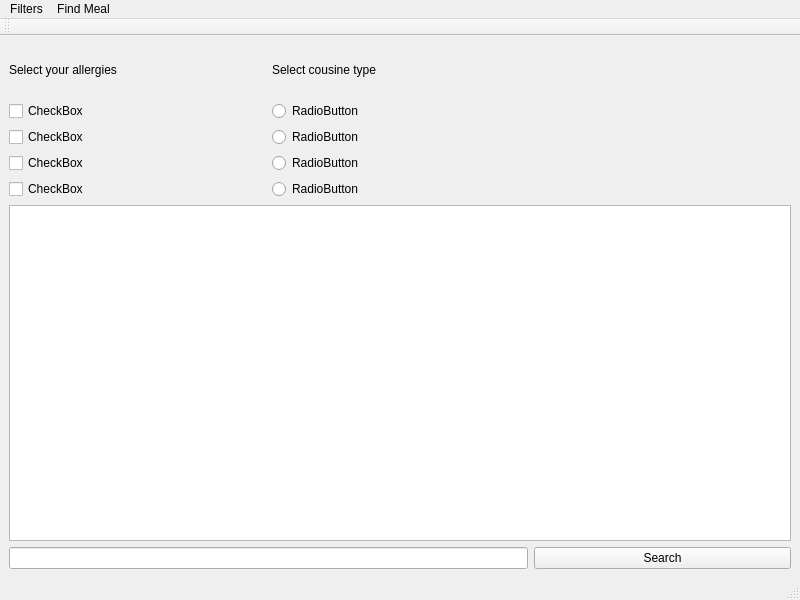
<?xml version="1.0" encoding="UTF-8"?>
<ui version="4.0">
 <class>MainWindow</class>
 <widget class="QMainWindow" name="MainWindow">
  <property name="geometry">
   <rect>
    <x>0</x>
    <y>0</y>
    <width>800</width>
    <height>600</height>
   </rect>
  </property>
  <property name="windowTitle">
   <string>MainWindow</string>
  </property>
  <widget class="QWidget" name="centralwidget">
   <layout class="QGridLayout" name="gridLayout">
    <item row="0" column="0">
     <layout class="QVBoxLayout" name="verticalLayout_2">
      <item>
       <widget class="QLabel" name="label">
        <property name="maximumSize">
         <size>
          <width>16777215</width>
          <height>50</height>
         </size>
        </property>
        <property name="text">
         <string>Select your allergies</string>
        </property>
       </widget>
      </item>
      <item>
       <widget class="QCheckBox" name="checkBox_4">
        <property name="text">
         <string>CheckBox</string>
        </property>
       </widget>
      </item>
      <item>
       <widget class="QCheckBox" name="checkBox_2">
        <property name="text">
         <string>CheckBox</string>
        </property>
       </widget>
      </item>
      <item>
       <widget class="QCheckBox" name="checkBox_3">
        <property name="text">
         <string>CheckBox</string>
        </property>
       </widget>
      </item>
      <item>
       <widget class="QCheckBox" name="checkBox">
        <property name="text">
         <string>CheckBox</string>
        </property>
       </widget>
      </item>
     </layout>
    </item>
    <item row="0" column="1" colspan="2">
     <layout class="QVBoxLayout" name="verticalLayout_3">
      <item>
       <widget class="QLabel" name="label_2">
        <property name="minimumSize">
         <size>
          <width>0</width>
          <height>50</height>
         </size>
        </property>
        <property name="maximumSize">
         <size>
          <width>16777215</width>
          <height>50</height>
         </size>
        </property>
        <property name="text">
         <string>Select cousine type</string>
        </property>
       </widget>
      </item>
      <item>
       <widget class="QRadioButton" name="radioButton">
        <property name="text">
         <string>RadioButton</string>
        </property>
       </widget>
      </item>
      <item>
       <widget class="QRadioButton" name="radioButton_3">
        <property name="text">
         <string>RadioButton</string>
        </property>
       </widget>
      </item>
      <item>
       <widget class="QRadioButton" name="radioButton_4">
        <property name="text">
         <string>RadioButton</string>
        </property>
       </widget>
      </item>
      <item>
       <widget class="QRadioButton" name="radioButton_2">
        <property name="text">
         <string>RadioButton</string>
        </property>
       </widget>
      </item>
     </layout>
    </item>
    <item row="1" column="0" colspan="3">
     <widget class="QListWidget" name="listWidget"/>
    </item>
    <item row="2" column="0" colspan="2">
     <widget class="QLineEdit" name="lineEdit"/>
    </item>
    <item row="2" column="2">
     <widget class="QPushButton" name="pushButton">
      <property name="text">
       <string>Search</string>
      </property>
     </widget>
    </item>
   </layout>
  </widget>
  <widget class="QMenuBar" name="menubar">
   <property name="geometry">
    <rect>
     <x>0</x>
     <y>0</y>
     <width>800</width>
     <height>17</height>
    </rect>
   </property>
   <widget class="QMenu" name="menuSearch">
    <property name="title">
     <string>Filters</string>
    </property>
   </widget>
   <widget class="QMenu" name="menuFind_Meal">
    <property name="title">
     <string>Find Meal</string>
    </property>
   </widget>
   <addaction name="menuSearch"/>
   <addaction name="menuFind_Meal"/>
  </widget>
  <widget class="QStatusBar" name="statusbar"/>
  <widget class="QToolBar" name="toolBar">
   <property name="windowTitle">
    <string>toolBar</string>
   </property>
   <attribute name="toolBarArea">
    <enum>TopToolBarArea</enum>
   </attribute>
   <attribute name="toolBarBreak">
    <bool>false</bool>
   </attribute>
  </widget>
 </widget>
 <resources/>
 <connections/>
</ui>
